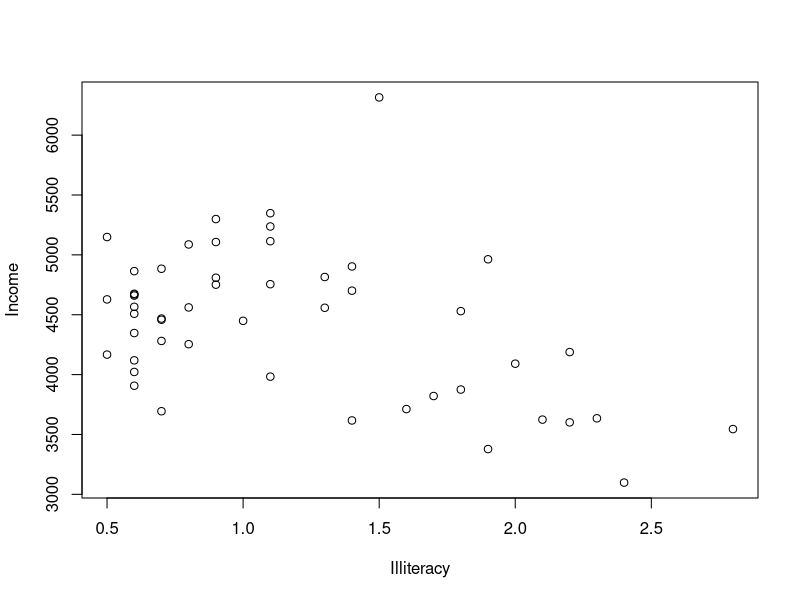
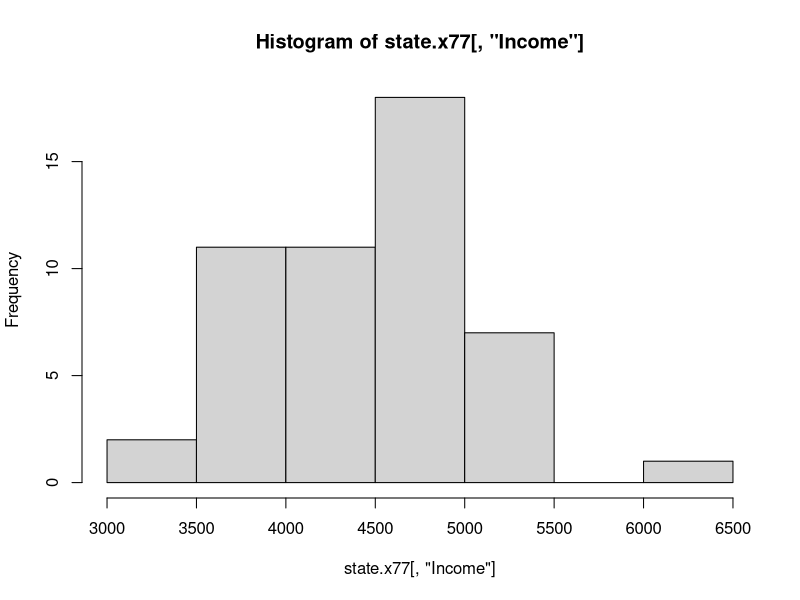

Source code (R) for these figures, in order: (Note: this script raises an error after producing the figures.)
## ---- chunk 1
49 * 48 * 47 * 46 * 45 * 44 / (6 * 5 * 4 * 3 * 2 * 1)
## ---- chunk 2
factorial(49) / (factorial(6) * factorial(49-6))
## ---- chunk 3
lottery <- factorial(49) / (factorial(6) * factorial(49-6))
## ---- chunk 4
lottery
## ---- chunk 5
1 / lottery
## ---- chunk 6
10 / lottery
## ---- chunk 7
(1 / lottery)^2
## ---- chunk 8
n <- c(1, 2, 3, 4, 5, 6, 7, 8, 9, 10)
## ---- chunk 9
n <- 1:10
## ---- chunk 10
n / lottery
## ---- chunk 11
n <- 30:40
## ---- chunk 12
n[1]
n[5:8]
## ---- chunk 13
length(n)
## ---- chunk 14
sum(n)
## ---- chunk 15
median(n)
## ---- chunk 16
rm(lottery)
## ---- chunk 17
head(state.x77)
## ---- chunk 18
tail(state.x77)
## ---- chunk 19
dim(state.x77)
## ---- chunk 20
Alaska_Life_Exp <- state.x77[2, 4]
ffrc <- state.x77[1:4, 1:4]
Population <- state.x77[ , 1]
## ---- chunk 21
cor(state.x77[, "Income"], state.x77[, "Illiteracy"])
## ---- chunk 22
plot(Income ~ Illiteracy, state.x77)
## ---- chunk 23
hist(state.x77[, "Income"])
## ---- chunk 24
phen <- read.csv("../data/example_data/phen.csv")
## ---- chunk 25
head(phen)
## ---- chunk 26
dim(phen)
## ---- chunk 27
library(readstata13)
## ---- chunk 28
phen <- read.dta13("../data/example_data/phen.dta")
## ---- chunk 29
monty <- function()
{
    doors <- 1:3 # initialize the doors behind one of which is a good prize
    win <- 0 # to keep track of number of wins
 
    prize <- sample(1:3, 1) # randomize which door has the good prize
    guess <- sample(1:3, 1) # guess a door at random
 
    ## Reveal one of the doors you didn't pick which has a goat
    if(prize != guess) {
        reveal <- doors[-c(prize,guess)]
    } else {
        reveal <- sample(doors[-c(prize,guess)], 1)
    }

    ## Stay with your initial guess or switch
    switch_guess <- doors[-c(reveal,guess)]
    stay_guess <- guess        

    ## Did you win?
    win <- ifelse(switch_guess == prize, "switch", "stay")

    ## return results
    result <- data.frame(
        prize = prize,
        guess = guess,
        win = win,
        stringsAsFactors=FALSE
    )
    return(result)
}
## ---- chunk 30
monty()
## ---- chunk 31
n_simulations <- 10
all_results <- list()
for(i in 1:n_simulations)
{
    message(i)
    all_results[[i]] <- monty()
}
all_results <- do.call(rbind, all_results)
## ---- chunk 32
table(all_results$win)
## ---- chunk 33
library(ggplot2)
## ---- chunk 34
# Label the simulations
all_results$simulation <- 1:n_simulations

# Get the cumulative sum of wins
all_results$cumulative <- NA

stay_index <- all_results$win == "stay"
all_results$cumulative[stay_index] <- 1:sum(stay_index)

switch_index <- all_results$win == "switch"
all_results$cumulative[switch_index] <- 1:sum(switch_index)

# Make the plot
ggplot(all_results, aes(x=simulation, y=cumulative)) +
geom_point(aes(colour=win)) +
geom_line(aes(colour=win)) +
labs(y="Cumulative sum of successes", x="Number of simulations")
